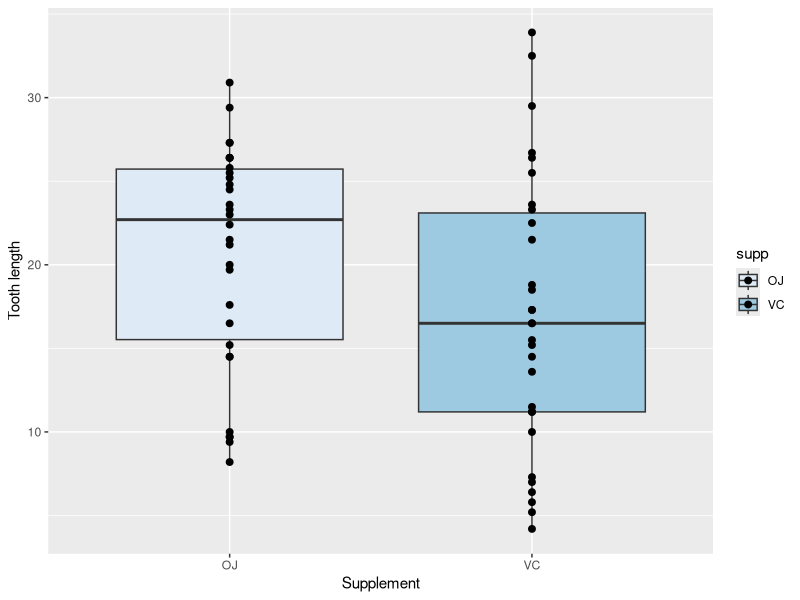
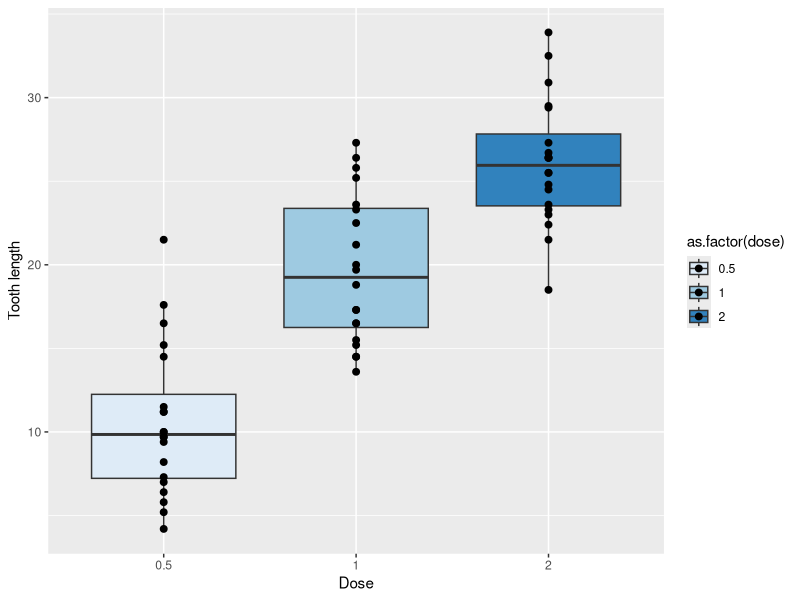

Here is the R script that generated these plots, in order:
## ---- chunk 1
library(ggplot2)
library(knitr)
library(data.table)
## ---- chunk 2
ggplot(ToothGrowth, aes(supp, len, fill = supp)) +
        geom_boxplot() +
        geom_point(size = 2) +
        xlab ("Supplement") +
        ylab("Tooth length") +
        scale_fill_brewer()
ggplot(ToothGrowth, aes(as.factor(dose), len, fill = as.factor(dose))) +
        geom_boxplot() +
        geom_point(size = 2) +
        xlab ("Dose") +
        ylab("Tooth length") +
        scale_fill_brewer()
## ---- chunk 3
data <- ToothGrowth
data$dose <- as.factor(data$dose)
table <- data.table(data)
summary <- table[,list(mean=mean(len),sd=sd(len)),by=c("supp", "dose")]
output <- cbind(paste(summary$mean[1:3], "+-", signif(summary$sd[1:3], 3)),
                paste(summary$mean[4:6], "+-", signif(summary$sd[4:6], 3)))
colnames(output) <- c("VC", "OJ")
rownames(output) <- c("Dose = 0.5", "Dose = 1", "Dose = 2")
kable(output)
## ---- chunk 4
dose0.5 <- t.test(ToothGrowth[ToothGrowth$supp == "VC" & ToothGrowth$dose == 0.5,]$len,
                 ToothGrowth[ToothGrowth$supp == "OJ" & ToothGrowth$dose == 0.5,]$len,
                 conf.level = 1-0.00714)
dose1 <- t.test(ToothGrowth[ToothGrowth$supp == "VC" & ToothGrowth$dose == 1,]$len,
                 ToothGrowth[ToothGrowth$supp == "OJ" & ToothGrowth$dose == 1,]$len,
                 conf.level = 1-0.00714)
dose2 <- t.test(ToothGrowth[ToothGrowth$supp == "VC" & ToothGrowth$dose == 2,]$len,
                 ToothGrowth[ToothGrowth$supp == "OJ" & ToothGrowth$dose == 2,]$len,
                 conf.level = 1-0.00714)
output <- rbind(c(dose0.5$p.value, dose0.5$conf.int),
                c(dose1$p.value, dose1$conf.int),
                c(dose2$p.value, dose2$conf.int))
colnames(output) <- c("P-value", "Lower Bound", "Upper Bound")
rownames(output) <- c("Dose = 0.5", "Dose = 1", "Dose = 2")
kable(output)
#p.adjust(pValues, method="BH")
## ---- chunk 5
OJ0.5_1 <- t.test(ToothGrowth[ToothGrowth$supp == "OJ" & ToothGrowth$dose == 0.5,]$len,
                 ToothGrowth[ToothGrowth$supp == "OJ" & ToothGrowth$dose == 1,]$len,
                 conf.level = 1-0.00714)
OJ1_2 <- t.test(ToothGrowth[ToothGrowth$supp == "OJ" & ToothGrowth$dose == 1,]$len,
                 ToothGrowth[ToothGrowth$supp == "OJ" & ToothGrowth$dose == 2,]$len,
                 conf.level = 1-0.00714)
VC0.5_1 <- t.test(ToothGrowth[ToothGrowth$supp == "VC" & ToothGrowth$dose == 0.5,]$len,
                 ToothGrowth[ToothGrowth$supp == "VC" & ToothGrowth$dose == 1,]$len,
                 conf.level = 1-0.00714)
VC1_2 <- t.test(ToothGrowth[ToothGrowth$supp == "VC" & ToothGrowth$dose == 1,]$len,
                 ToothGrowth[ToothGrowth$supp == "VC" & ToothGrowth$dose == 2,]$len,
                 conf.level = 1-0.00714)
output <- rbind(c(OJ0.5_1$p.value, OJ0.5_1$conf.int),
                c(OJ1_2$p.value, OJ1_2$conf.int),
                c(VC0.5_1$p.value, VC0.5_1$conf.int),
                c(VC1_2$p.value, VC1_2$conf.int))
colnames(output) <- c("P-value", "Lower Bound", "Upper Bound")
rownames(output) <- c("OJ: 0.5 vs 1", "OJ: 1 vs 2", "VC: 0.5 vs 1", "VC: 1 vs 2")
kable(output)
